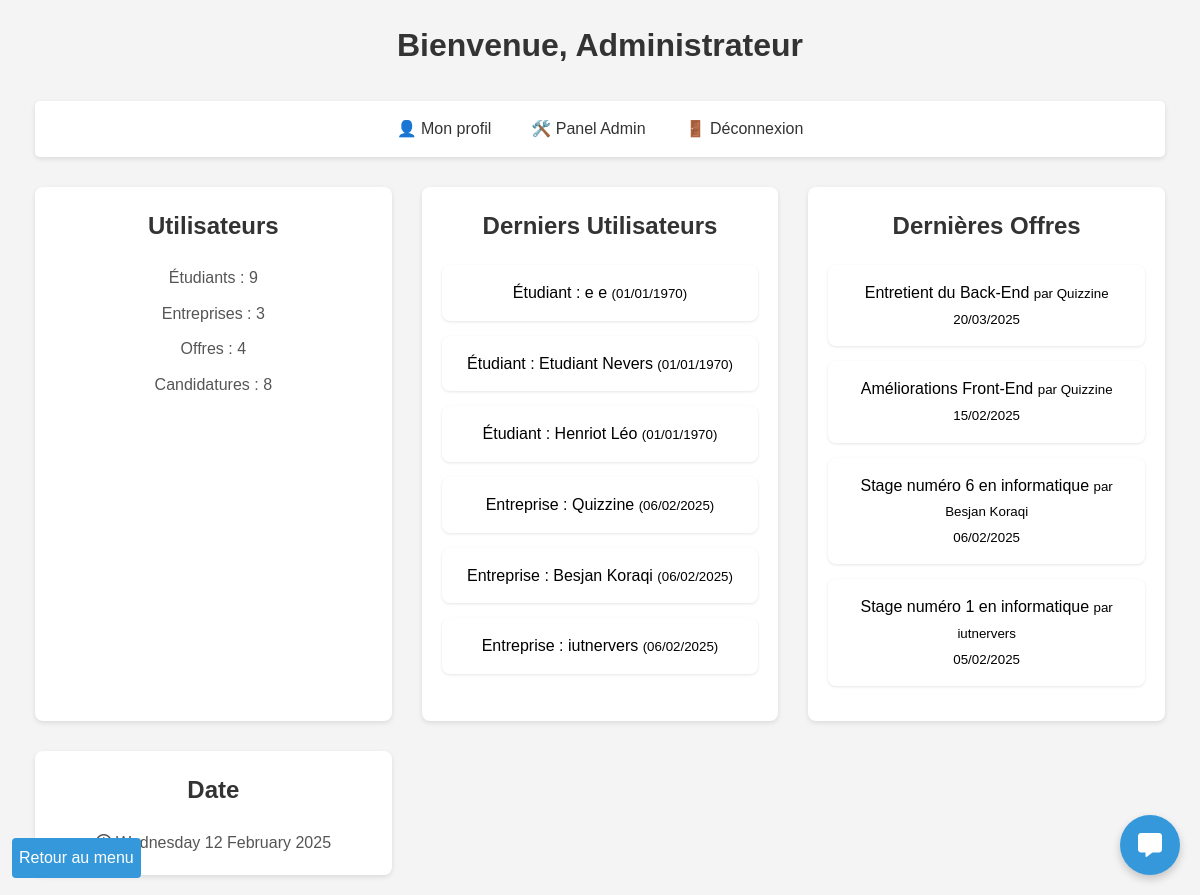
The app's page /app/views/home.php (signed in), older data.
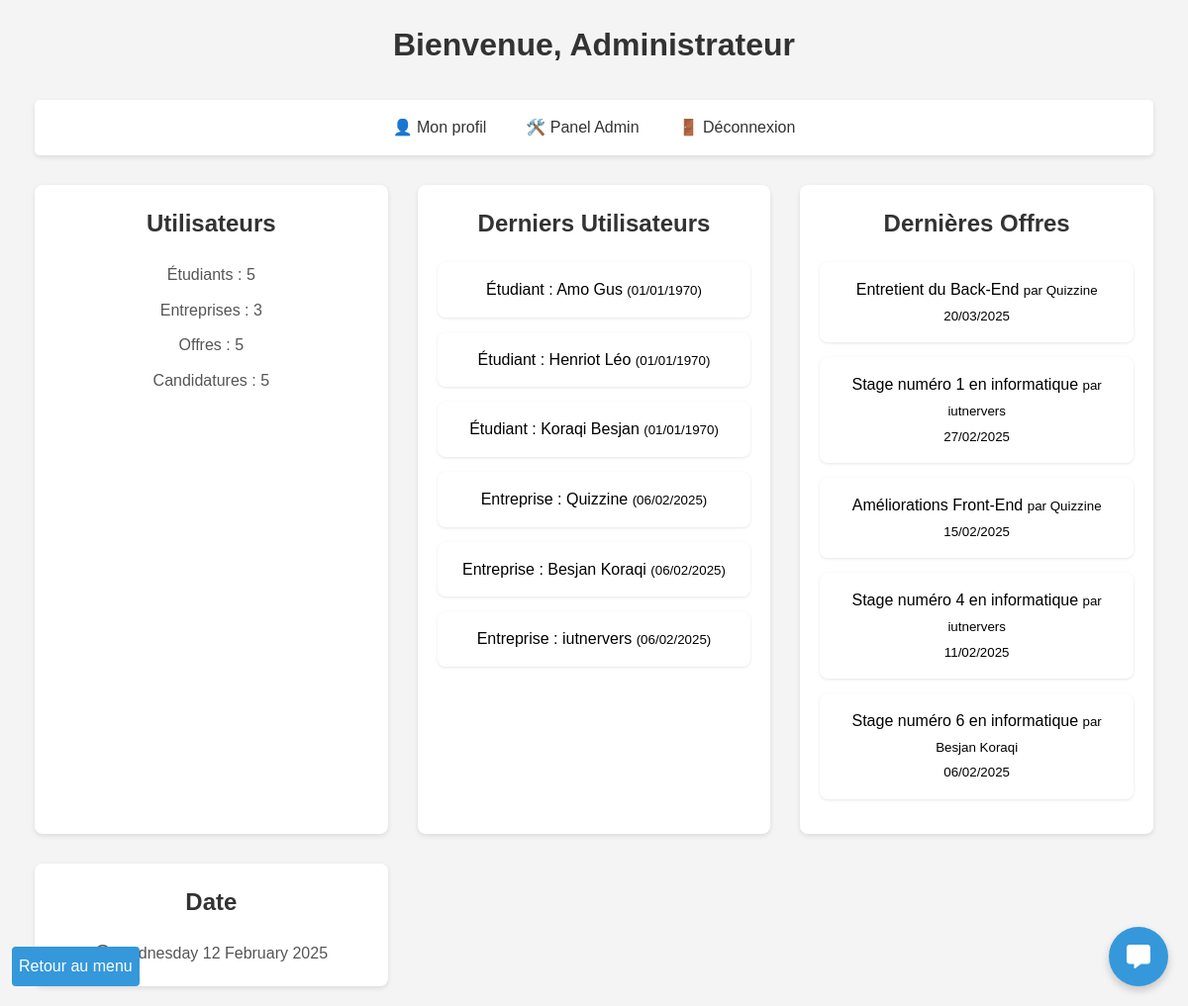
The same page, newer data.
### tables this page shows
CREATE TABLE `offres_stages` (
  `id` int(11) NOT NULL,
  `entreprise_id` int(11) DEFAULT NULL,
  `titre` varchar(100) NOT NULL,
  `description` text,
  `date_debut` date DEFAULT NULL,
  `date_fin` date DEFAULT NULL,
  `lieu` varchar(255) DEFAULT NULL,
  `mode_stage` enum('distanciel','présentiel') NOT NULL,
  `logo` varchar(255) DEFAULT NULL,
  `email_contact` varchar(255) NOT NULL,
  `lien_candidature` varchar(255) DEFAULT NULL,
  `duree` varchar(50) NOT NULL,
  `domaine` varchar(100) DEFAULT NULL,
  `remuneration` decimal(10,2) DEFAULT NULL,
  `teletravail` tinyint(1) DEFAULT '0',
  `pays` varchar(100) DEFAULT 'France',
  `ville` varchar(100) DEFAULT NULL,
  `code_postal` varchar(10) DEFAULT NULL,
  `region` varchar(100) DEFAULT NULL,
  `departement` varchar(100) DEFAULT NULL,
  `date_publication` timestamp NOT NULL DEFAULT CURRENT_TIMESTAMP
);

CREATE TABLE `entreprises` (
  `id` int(11) NOT NULL,
  `siret` varchar(14) NOT NULL,
  `nom` varchar(100) NOT NULL,
  `adresse` varchar(255) DEFAULT NULL,
  `ville` varchar(100) DEFAULT NULL,
  `code_postal` varchar(10) DEFAULT NULL,
  `pays` varchar(100) DEFAULT NULL,
  `telephone` varchar(20) DEFAULT NULL,
  `site_web` varchar(255) DEFAULT NULL,
  `lieu` varchar(255) DEFAULT NULL,
  `tva_intracommunautaire` varchar(50) DEFAULT NULL,
  `secteur_activite` varchar(100) DEFAULT NULL,
  `description` text,
  `adresse_facturation` varchar(255) DEFAULT NULL,
  `logo` varchar(255) DEFAULT NULL,
  `nom_contact` varchar(100) DEFAULT NULL,
  `username` varchar(100) NOT NULL,
  `email` varchar(255) NOT NULL,
  `password` varchar(255) NOT NULL,
  `role` enum('etudiant','entreprise','admin') NOT NULL DEFAULT 'entreprise',
  `date_creation` timestamp NOT NULL DEFAULT CURRENT_TIMESTAMP,
  `icone` varchar(255) DEFAULT NULL
);

### app/views/home.php (the view, shortened to what the changed rows need)
<?php
require_once $_SERVER['DOCUMENT_ROOT'] . '/Gestion_Stage/app/config/database.php';
$table = ($_SESSION['role'] == 'etudiant') ? 'etudiants' : 'entreprises';
$stmt = $pdo->prepare("SELECT * FROM $table WHERE id = ?");
$stmt->execute([$_SESSION['user_id']]);
$user = $stmt->fetch(PDO::FETCH_ASSOC);
$welcome_message = 'Utilisateur';
if ($_SESSION['role'] == 'etudiant') {
    $welcome_message = $user['nom'] . ' ' . $user['prenom'];
} elseif ($_SESSION['role'] == 'entreprise') {
    $welcome_message = $user['nom'];
} elseif ($_SESSION['role'] == 'admin') {
    $welcome_message = 'Administrateur';
}
$dashboard_data = [];
if ($_SESSION['role'] == 'etudiant') {
    $stmt_candidatures = $pdo->prepare("
        SELECT c.statut, o.titre, o.date_debut, o.date_fin, e.nom as entreprise_nom
        FROM candidatures c
        JOIN offres_stages o ON c.offre_id = o.id
        JOIN entreprises e ON o.entreprise_id = e.id
        WHERE c.etudiant_id = ?
        ORDER BY c.date_candidature DESC
        LIMIT 3
    ");
    $stmt_candidatures->execute([$_SESSION['user_id']]);
    $dernieres_candidatures = $stmt_candidatures->fetchAll(PDO::FETCH_ASSOC);
    $stmt_offres = $pdo->prepare("
        SELECT id, titre, description, date_debut, date_fin
        FROM offres_stages
        ORDER BY date_debut DESC
        LIMIT 3
    ");
    $stmt_offres->execute();
    $offres_recommandees = $stmt_offres->fetchAll(PDO::FETCH_ASSOC);
    $stmt_messages = $pdo->prepare("
        SELECT DISTINCT e.id, e.nom as expediteur_nom, COUNT(m.id) as nb_messages
        FROM messages m
        JOIN entreprises e ON CONCAT('C', e.id) = m.expediteur_id
        WHERE m.destinataire_id = CONCAT('E', :user_id)
        AND m.statut = 'non_lu'
        GROUP BY e.id, e.nom
        ORDER BY MAX(m.date_envoi) DESC
    ");
    $stmt_messages->execute(['user_id' => $_SESSION['user_id']]);
    $messages_non_lus = $stmt_messages->fetchAll(PDO::FETCH_ASSOC);
    $stmt_candidatures_updated = $pdo->prepare("
        SELECT c.id, c.statut, c.date_modification, o.titre, e.nom as entreprise_nom
        FROM candidatures c
        JOIN offres_stages o ON c.offre_id = o.id
        JOIN entreprises e ON o.entreprise_id = e.id
        WHERE c.etudiant_id = :user_id
        AND c.statut IN ('acceptee', 'refusee')
        AND (c.date_lecture IS NULL OR c.date_modification > c.date_lecture)
        ORDER BY c.date_modification DESC
    ");
    $stmt_candidatures_updated->execute(['user_id' => $_SESSION['user_id']]);
    $candidatures_updated = $stmt_candidatures_updated->fetchAll(PDO::FETCH_ASSOC);
    $update_stmt = $pdo->prepare("
        UPDATE candidatures
        SET date_lecture = CURRENT_TIMESTAMP
        WHERE etudiant_id = ? AND date_lecture IS NULL
    ");
    $update_stmt->execute([$_SESSION['user_id']]);
    $dashboard_data = [
        'total_candidatures' => $pdo->query("SELECT COUNT(*) FROM candidatures WHERE etudiant_id = {$_SESSION['user_id']}")->fetchColumn(),
        'candidatures_en_cours' => $pdo->query("SELECT COUNT(*) FROM candidatures WHERE etudiant_id = {$_SESSION['user_id']} AND statut = 'en_attente'")->fetchColumn(),
        'dernieres_candidatures' => $dernieres_candidatures,
        'offres_recommandees' => $offres_recommandees,
        'messages_non_lus' => $messages_non_lus,
        'total_messages_non_lus' => array_sum(array_column($messages_non_lus, 'nb_messages')),
        'candidatures_updated' => $candidatures_updated,
        'total_candidatures_updated' => count($candidatures_updated)
    ];
} elseif ($_SESSION['role'] == 'admin') {
    $derniers_utilisateurs = $pdo->query("
        (SELECT 'Étudiant' as type, nom, prenom, email, date_naissance as date_inscription FROM etudiants ORDER BY id DESC LIMIT 3)
        UNION
        (SELECT 'Entreprise', nom, '', email, date_creation as date_inscription FROM entreprises ORDER BY id DESC LIMIT 3)
    ")->fetchAll(PDO::FETCH_ASSOC);
    $dernieres_offres = $pdo->query("
        SELECT o.titre, o.date_debut, e.nom as entreprise
        FROM offres_stages o
        JOIN entreprises e ON o.entreprise_id = e.id
        ORDER BY o.date_debut DESC
        LIMIT 5
    ")->fetchAll(PDO::FETCH_ASSOC);
    $dashboard_data = [
        'total_etudiants' => $pdo->query("SELECT COUNT(*) FROM etudiants")->fetchColumn(),
        'total_entreprises' => $pdo->query("SELECT COUNT(*) FROM entreprises")->fetchColumn(),
        'offres_actives' => $pdo->query("SELECT COUNT(*) FROM offres_stages")->fetchColumn(),
        'candidatures_totales' => $pdo->query("SELECT COUNT(*) FROM candidatures")->fetchColumn(),
        'derniers_utilisateurs' => $derniers_utilisateurs,
        'dernieres_offres' => $dernieres_offres
    ];
}
?>
<!DOCTYPE html>
<html lang="fr">
<head>
    <link rel="stylesheet" href="/Gestion_Stage/public/assets/css/style.css">
    <link rel="stylesheet" href="https://cdnjs.cloudflare.com/ajax/libs/font-awesome/6.1.1/css/all.min.css">
</head>
<body>
    <div class="container">
        <h1>Bienvenue, <?= htmlspecialchars($welcome_message) ?></h1>
    <div class="dashboard-grid">
        <?php if ($_SESSION['role'] == 'etudiant'): ?>
            <div class="dashboard-card">
                <h3>Mes Candidatures</h3>
                <p>Total : <?= $dashboard_data['total_candidatures'] ?></p>
                <p>En cours : <?= $dashboard_data['candidatures_en_cours'] ?></p>
            </div>
            <div class="dashboard-card">
            <h3>Dernières Candidatures</h3>
                <ul class="dashboard-list">
                    <?php if (empty($dashboard_data['dernieres_candidatures'])): ?>
                        <li>Aucune candidatures récentes</li>
                    <?php else: ?>
                        <?php foreach($dashboard_data['dernieres_candidatures'] as $candidature): ?>
                            <li>
                                <?= htmlspecialchars($candidature['entreprise_nom']) . ' - ' . htmlspecialchars($candidature['titre']) . ' - '?>
                                <span class="<?= $candidature['statut'] == 'en_attente' ? 'text-warning' : ($candidature['statut'] == 'refusee' ? 'text-refuse' : 'text-success') ?>">
                                    <?= formatStatus($candidature['statut']) ?>
                                </span>
                            </li>
                        <?php endforeach; ?>
                    <?php endif; ?>
                </ul>
            </div>
            <div class="dashboard-card">
                <h3>Offres Recommandées</h3>
                <ul class="dashboard-list">
                    <?php foreach($dashboard_data['offres_recommandees'] as $offre): ?>
                        <li>
                            <?= htmlspecialchars($offre['titre']) ?>
                            <small>(<?= date('d/m/Y', strtotime($offre['date_debut'])) ?> - <?= date('d/m/Y', strtotime($offre['date_fin'])) ?>)</small>
                        </li>
                    <?php endforeach; ?>
                </ul>
            </div>
        <?php elseif ($_SESSION['role'] == 'admin'): ?>
            <div class="dashboard-card">
                <h3>Utilisateurs</h3>
                <p>Étudiants : <?= $dashboard_data['total_etudiants'] ?></p>
                <p>Entreprises : <?= $dashboard_data['total_entreprises'] ?></p>
                <p>Offres : <?= $dashboard_data['offres_actives'] ?></p>
                <p>Candidatures : <?= $dashboard_data['candidatures_totales'] ?></p>
            </div>
            <div class="dashboard-card">
                <h3>Derniers Utilisateurs</h3>
                <ul class="dashboard-list">
                    <?php foreach($dashboard_data['derniers_utilisateurs'] as $utilisateur): ?>
                        <li>
                            <?= htmlspecialchars($utilisateur['type']) ?> :
                            <?= htmlspecialchars($utilisateur['nom'] . ' ' . $utilisateur['prenom']) ?>
                            <small>(<?= date('d/m/Y', strtotime($utilisateur['date_inscription'])) ?>)</small>
                        </li>
                    <?php endforeach; ?>
                </ul>
            </div>
            <div class="dashboard-card">
                <h3>Dernières Offres</h3>
                <ul class="dashboard-list">
                    <?php foreach($dashboard_data['dernieres_offres'] as $offre): ?>
                        <li>
                            <?= htmlspecialchars($offre['titre']) ?>
                            <small>par <?= htmlspecialchars($offre['entreprise']) ?></small>
                            <br><small><?= date('d/m/Y', strtotime($offre['date_debut'])) ?></small>
                        </li>
                    <?php endforeach; ?>
                </ul>
            </div>
        <?php endif; ?>
    </div>
    </div>
</body>
</html>

Row changes from the older to the newer data that the page shows:
changed offres_stages "Stage numéro 1 en informatique": date_debut "05/02/2025" → "27/02/2025"; moves up the list
added offres_stages: titre "Stage numéro 4 en informatique", entreprise.nom "iutnervers", date_debut "11/02/2025"
Text that changed along with them:
$dashboard_data['total_etudiants']: "9" → "5"
$dashboard_data['offres_actives']: "4" → "5"
$dashboard_data['candidatures_totales']: "8" → "5"
new list line: "Étudiant : Amo Gus ( 01/01/1970 )"
new list line: "Étudiant : Koraqi Besjan ( 01/01/1970 )"
list line gone: "Étudiant : e e ( 01/01/1970 )"
list line gone: "Étudiant : Etudiant Nevers ( 01/01/1970 )"
